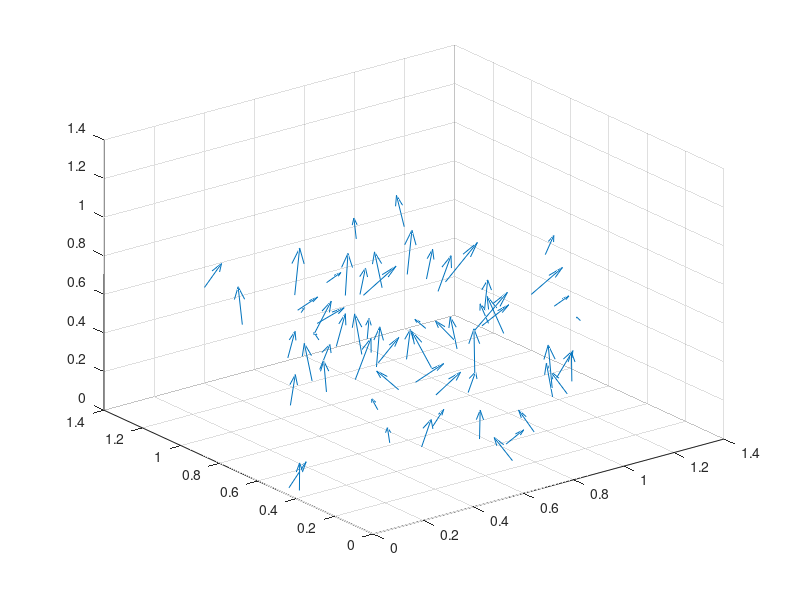

MATLAB code for this plot:
xm = rand(4,4,4)
ym = rand(4,4,4)
zm = rand(4,4,4)

xo = rand(4,4,4)
yo = rand(4,4,4)
zo = rand(4,4,4)


quiver3(xo,yo,zo,xm,ym,zm)